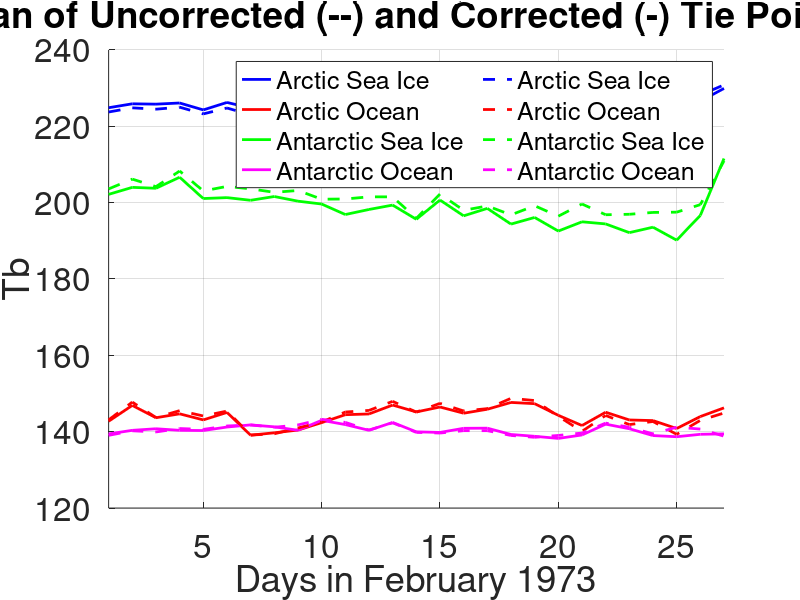
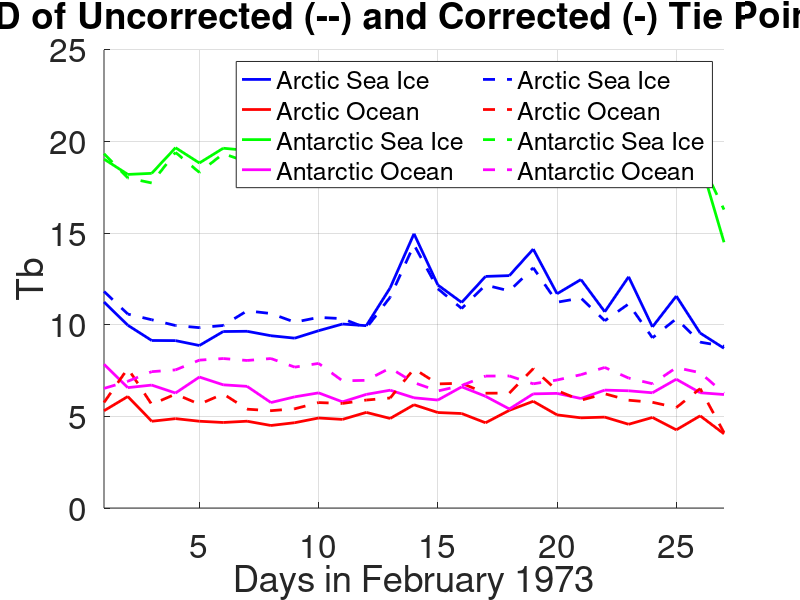

Here is the MATLAB script that generated these plots, in order:
close all

load("Uncorrected.mat")
load("Corrected.mat")

figure('Position',[25,50, 1200,800])
hold on
plot(Corrected.Arc_ice_mean, 'LineStyle','-',"DisplayName","Arctic Sea Ice", 'LineWidth',2,'Color','b')
plot(Corrected.Arc_ocean_mean, 'LineStyle','-',"DisplayName","Arctic Ocean", 'LineWidth',2,'Color','r')
plot(Corrected.Ant_ice_mean, 'LineStyle','-',"DisplayName","Antarctic Sea Ice", "LineWidth",2,'Color','green')
plot(Corrected.Ant_ocean_mean, 'LineStyle','-',"DisplayName","Antarctic Ocean", "LineWidth",2,'Color','magenta')
plot(Uncorrected.Arc_ice_mean, 'LineStyle','--',"DisplayName","Arctic Sea Ice", "LineWidth",2,'Color','b')
plot(Uncorrected.Arc_ocean_mean, 'LineStyle','--',"DisplayName","Arctic Ocean", 'LineWidth',2,'Color','r')
plot(Uncorrected.Ant_ice_mean, 'LineStyle','--',"DisplayName","Antarctic Sea Ice", "LineWidth",2,'Color','green')
plot(Uncorrected.Ant_ocean_mean, 'LineStyle','--',"DisplayName","Antarctic Ocean", 'LineWidth',2,'Color','magenta')
title("Mean of Uncorrected (--) and Corrected (-) Tie Point Tb")
xlabel("Days in February 1973")
ylabel("Tb")
set(gca, "FontSize",24)
xlim([1,27])
legend("NumColumns",2,'FontSize',18)
grid

figure('Position',[25,50, 1200,800])
hold on
plot(Corrected.Arc_ice_std, 'LineStyle','-',"DisplayName","Arctic Sea Ice", 'LineWidth',2,'Color','b')
plot(Corrected.Arc_ocean_std, 'LineStyle','-',"DisplayName","Arctic Ocean", 'LineWidth',2,'Color','r')
plot(Corrected.Ant_ice_std, 'LineStyle','-',"DisplayName","Antarctic Sea Ice", "LineWidth",2,'Color','green')
plot(Corrected.Ant_ocean_std, 'LineStyle','-',"DisplayName","Antarctic Ocean", 'LineWidth',2,'Color','magenta')
plot(Uncorrected.Arc_ice_std, 'LineStyle','--',"DisplayName","Arctic Sea Ice", "LineWidth",2,'Color','b')
plot(Uncorrected.Arc_ocean_std, 'LineStyle','--',"DisplayName","Arctic Ocean", 'LineWidth',2,'Color','r')
plot(Uncorrected.Ant_ice_std, 'LineStyle','--',"DisplayName","Antarctic Sea Ice", "LineWidth",2,'Color','green')
plot(Uncorrected.Ant_ocean_std, 'LineStyle','--',"DisplayName","Antarctic Ocean", 'LineWidth',2,'Color','magenta')
title("STD of Uncorrected (--) and Corrected (-) Tie Point Tb")
xlabel("Days in February 1973")
ylabel("Tb")
set(gca, "FontSize",24)
xlim([1,27])
legend("NumColumns",2,'FontSize',18)
grid
